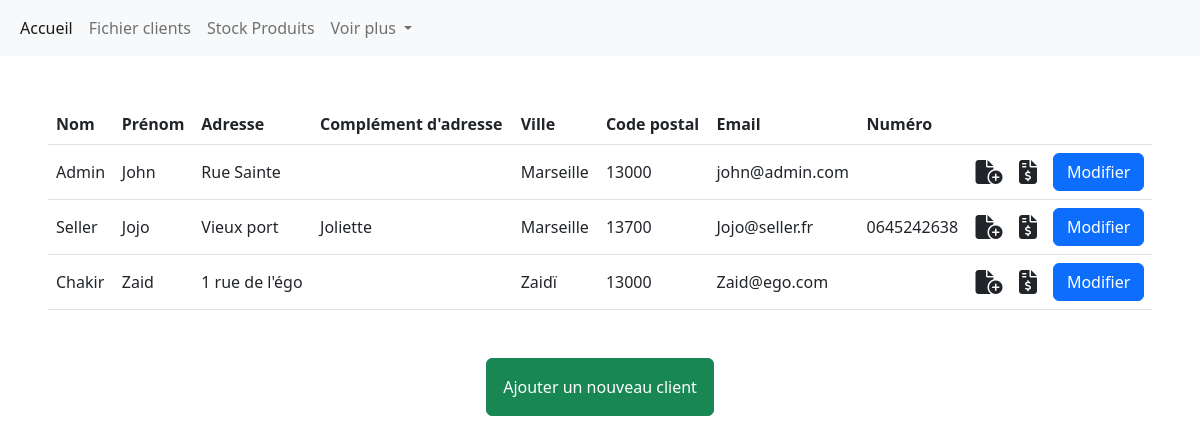
/Customers/displayCustomers (signed in), run on an earlier commit of the app's database.
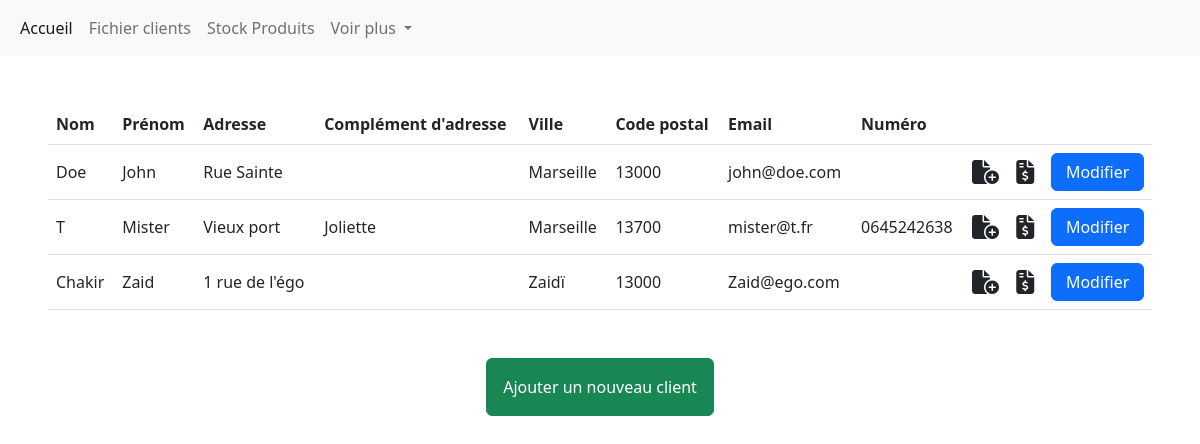
And on a later commit of the database.
### tables this page shows
CREATE TABLE `customers` (
  `id` int(11) NOT NULL,
  `firstname` varchar(255) NOT NULL,
  `lastname` varchar(255) NOT NULL,
  `address` varchar(255) NOT NULL,
  `additional_address` varchar(255) DEFAULT NULL,
  `zip_code` varchar(5) NOT NULL,
  `city` varchar(128) NOT NULL,
  `email` varchar(255) NOT NULL,
  `phone_number` varchar(10) DEFAULT NULL
);

### utils/Render.php (called while the page is built, shortened)
<?php
class Render
{
    public static function render(string $path, array $var = [])
    {
        extract($var);
        require('views/' . $path .  '.phtml');
        require('views/layout.phtml');
    }
}

### controllers/CustomersController.php (called while the page is built, shortened)
<?php
class CustomersController extends Controller
{
    public function displayCustomers()
    {
        $customers = $this->model->findAll();
        Render::render("customers", compact("pageTitle", "customers"));
    }
}

### index.php (called while the page is built, shortened)
<?php
require_once "config/Autoloader.php";
$route = new Routing();
$route->get();

### controllers/Controller.php (called while the page is built, shortened)
<?php
abstract class Controller
{
    public function __construct()
    {
        $this->model = new $this->modelName();
    }
}

### config/Autoloader.php (called while the page is built, shortened)
<?php
class Autoloader
{
    public static function Autoload()
    {
        spl_autoload_register(function ($classname) {
            $classname = str_replace("\\", "/", $classname);
        });
    }
}

### config/Database.php (called while the page is built, shortened)
<?php
class Database
{
    private static $instance = NULL;
    public static function getPdo(): PDO
    {
        if (self::$instance === NULL) {
            self::$instance = new PDO('mysql:host=localhost;dbname=pedale_joyeuse;charset=utf8', 'root', 'root', [
                PDO::ATTR_ERRMODE => PDO::ERRMODE_EXCEPTION,
                PDO::ATTR_DEFAULT_FETCH_MODE => PDO::FETCH_ASSOC
            ]);
        }
        return self::$instance;
    }
}

### models/Model.php (called while the page is built, shortened)
<?php
abstract class Model
{
    protected PDO $pdo;
    protected string $table;
    public function __construct()
    {
        $this->pdo = \config\Database::getpdo();
    }
    public function findAll()
    {
        $query = $this->pdo->prepare("SELECT * FROM {$this->table}");
        $query->execute();
        return $query->fetchAll();
    }
}

### views/customers.phtml (the view, shortened to what this page needs)
<table class="table">
    <thead>
        <tr class="align-middle">
            <th scope="col">Nom</th>
            <th scope="col">Prénom</th>
            <th scope="col">Adresse</th>
            <th scope="col">Complément d'adresse</th>
            <th scope="col">Ville</th>
            <th scope="col">Code postal</th>
            <th scope="col">Email</th>
            <th scope="col">Numéro</th>
            <th scope="col"></th>
            <th scope="col"></th>
            <th scope="col"></th>
        </tr>
    </thead>
    <tbody>
        <?php
        foreach ($customers as $customer) : ?>
            <tr class="align-middle">
                <td><?= $customer['lastname'] ?></td>
                <td><?= $customer['firstname'] ?></td>
                <td><?= $customer['address'] ?></td>
                <td><?= $customer['additional_address'] ?></td>
                <td><?= $customer['city'] ?></td>
                <td><?= $customer['zip_code'] ?></td>
                <td><?= $customer['email'] ?></td>
                <td><?= $customer['phone_number'] ?></td>
                <td><a class="link-dark" href="/pedaleJoyeuse/Invoice/createInvoice/<?= $customer['id'] ?>"><i class="fa-solid fa-file-circle-plus fa-xl"></i></a></td>
                <td><a class="link-dark" href="/pedaleJoyeuse/Customers/invoiceByCustomer/<?= $customer['id'] ?>"><i class="fa-solid fa-file-invoice-dollar fa-xl"></i></a></td>
                <td class="text-end"><a href="/pedaleJoyeuse/Customers/customerManagement/<?= $customer['id'] ?>" type="button" class="btn btn-primary w-100">Modifier</button></td>
            </tr>
        <?php endforeach; ?>
    </tbody>
</table>
<div class="text-center m-5"><a class="btn btn-success p-3" href="/pedaleJoyeuse/Customers/customerManagement">Ajouter un nouveau client</a></div>

What changed in the data, as far as the page shows it:
changed customers "John": lastname "Admin" → "Doe"; email "john@admin.com" → "john@doe.com"
changed customers "Vieux port": lastname "Seller" → "T"; firstname "Jojo" → "Mister"; email "Jojo@seller.fr" → "mister@t.fr"
